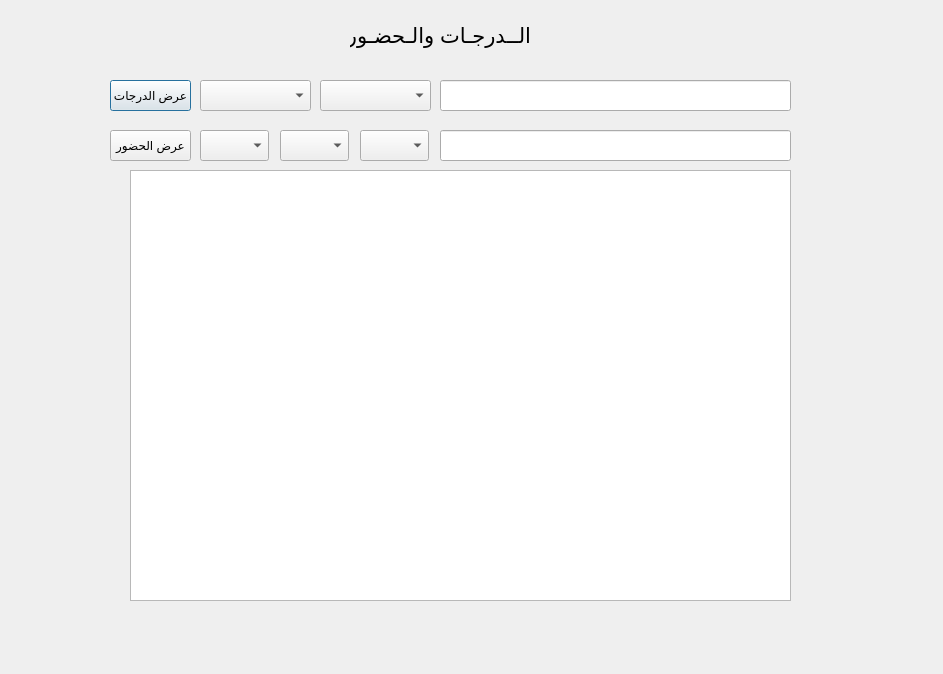
<?xml version="1.0" encoding="UTF-8"?>
<ui version="4.0">
 <class>AttGrades</class>
 <widget class="QDialog" name="AttGrades">
  <property name="geometry">
   <rect>
    <x>0</x>
    <y>0</y>
    <width>943</width>
    <height>674</height>
   </rect>
  </property>
  <property name="windowTitle">
   <string>Dialog</string>
  </property>
  <widget class="QTableView" name="tableView">
   <property name="geometry">
    <rect>
     <x>130</x>
     <y>170</y>
     <width>661</width>
     <height>431</height>
    </rect>
   </property>
  </widget>
  <widget class="QLineEdit" name="lineEdit">
   <property name="geometry">
    <rect>
     <x>440</x>
     <y>80</y>
     <width>351</width>
     <height>31</height>
    </rect>
   </property>
  </widget>
  <widget class="QPushButton" name="pushButton">
   <property name="geometry">
    <rect>
     <x>110</x>
     <y>80</y>
     <width>81</width>
     <height>31</height>
    </rect>
   </property>
   <property name="text">
    <string>عرض الدرجات</string>
   </property>
  </widget>
  <widget class="QLineEdit" name="lineEdit_2">
   <property name="geometry">
    <rect>
     <x>440</x>
     <y>130</y>
     <width>351</width>
     <height>31</height>
    </rect>
   </property>
  </widget>
  <widget class="QPushButton" name="pushButton_2">
   <property name="geometry">
    <rect>
     <x>110</x>
     <y>130</y>
     <width>81</width>
     <height>31</height>
    </rect>
   </property>
   <property name="text">
    <string>عرض الحضور</string>
   </property>
  </widget>
  <widget class="QComboBox" name="comboBox_3">
   <property name="geometry">
    <rect>
     <x>320</x>
     <y>80</y>
     <width>111</width>
     <height>31</height>
    </rect>
   </property>
  </widget>
  <widget class="QComboBox" name="comboBox_4">
   <property name="geometry">
    <rect>
     <x>200</x>
     <y>80</y>
     <width>111</width>
     <height>31</height>
    </rect>
   </property>
  </widget>
  <widget class="QComboBox" name="comboBox_5">
   <property name="geometry">
    <rect>
     <x>360</x>
     <y>130</y>
     <width>69</width>
     <height>31</height>
    </rect>
   </property>
  </widget>
  <widget class="QComboBox" name="comboBox_6">
   <property name="geometry">
    <rect>
     <x>280</x>
     <y>130</y>
     <width>69</width>
     <height>31</height>
    </rect>
   </property>
  </widget>
  <widget class="QComboBox" name="comboBox_7">
   <property name="geometry">
    <rect>
     <x>200</x>
     <y>130</y>
     <width>69</width>
     <height>31</height>
    </rect>
   </property>
  </widget>
  <widget class="QLabel" name="label">
   <property name="geometry">
    <rect>
     <x>350</x>
     <y>20</y>
     <width>181</width>
     <height>31</height>
    </rect>
   </property>
   <property name="font">
    <font>
     <pointsize>16</pointsize>
    </font>
   </property>
   <property name="text">
    <string>الــدرجـات والـحضـور</string>
   </property>
  </widget>
 </widget>
 <resources/>
 <connections/>
</ui>
